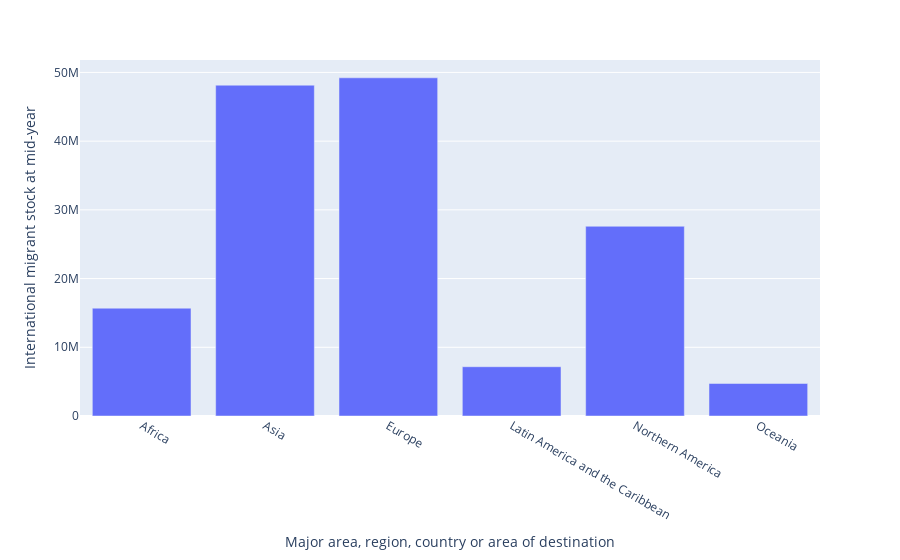

The notebook cell saved with this chart:
### Code cell
#compair migrant stock between regions (year 1990)
plotTable1 = Maintable.iloc[[6,70,126,179,231,237]]
fig = px.bar(plotTable1, x='Major area, region, country or area of destination', y='International migrant stock at mid-year')
fig.show()

### Figure 1 — Plotly figure (JSON) as saved in the notebook; plotly's stock layout.template omitted (floating-point values rounded to 4 significant figures)
{"data": [{"alignmentgroup": "True", "hovertemplate": "Major area, region, country or area of destination=%{x}<br>International migrant stock at mid-year=%{y}<extra></extra>", "legendgroup": "", "marker": {"color": "#636efa", "pattern": {"shape": ""}}, "name": "", "offsetgroup": "", "orientation": "v", "showlegend": false, "textposition": "auto", "type": "bar", "x": ["Africa", "Asia", "Europe", "Latin America and the Caribbean", "Northern America", "Oceania"], "xaxis": "x", "y": [15690623, 48142261, 49219200, 7169728, 27610542, 4730858], "yaxis": "y"}], "layout": {"barmode": "relative", "legend": {"tracegroupgap": 0}, "margin": {"t": 60}, "xaxis": {"anchor": "y", "domain": [0, 1], "title": {"text": "Major area, region, country or area of destination"}}, "yaxis": {"anchor": "x", "domain": [0, 1], "title": {"text": "International migrant stock at mid-year"}}}}
